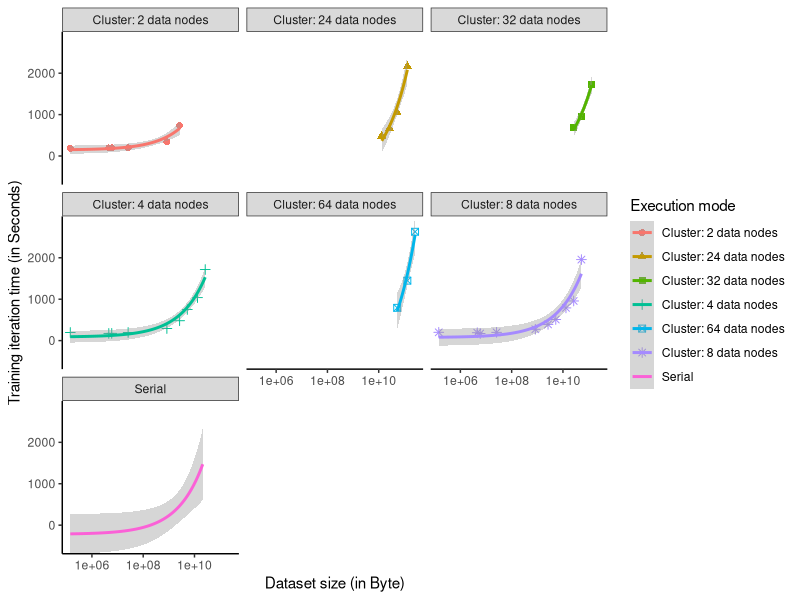

Reproduce this figure in R.
setwd("C:/Git-data/Afstuderen/measurements")
library(ggplot2)
library(mgcv)
library(stringr)
library(scales)
measure = read.csv("raw_data.csv") # read csv file
name <- paste(measure$serial.parallel, measure$nodeCount, sep = " ")

getName <- function(s){
	return(ifelse(grepl("^Parallel (\\d)+$", s), 
			paste(
				c(
					"Cluster: ", 
					str_extract(s, "\\d+"), 
					" data nodes"
				),
				collapse = ''
			), 
			"Serial"
		)
	)
}

name <- unlist(lapply(name, getName))
measure$seconds <- measure$trainTime/1000
measure$serial.parallel <- name
d <- ggplot(data=measure, aes(x=dataSize, y=seconds, colour=serial.parallel, shape=serial.parallel))
d <- d + geom_point(size=2) + stat_smooth(level=0.99, method = "glm", formula = y ~ exp(x)) + 
	scale_x_log10() + theme_bw() + 
	theme(
		panel.grid.major = element_blank(),
		panel.grid.minor = element_blank(),
		panel.border     = element_blank(),
		panel.background = element_blank(),
		axis.line = element_line(color='black')
	) + scale_y_continuous(expand = c(0, 0))+	
	facet_wrap(~serial.parallel)+
	xlab("Dataset size (in Byte)") +
	ylab("Training iteration time (in Seconds)") +
	labs(colour = "Execution mode", shape = "Execution mode") 
ggplot_build(d)